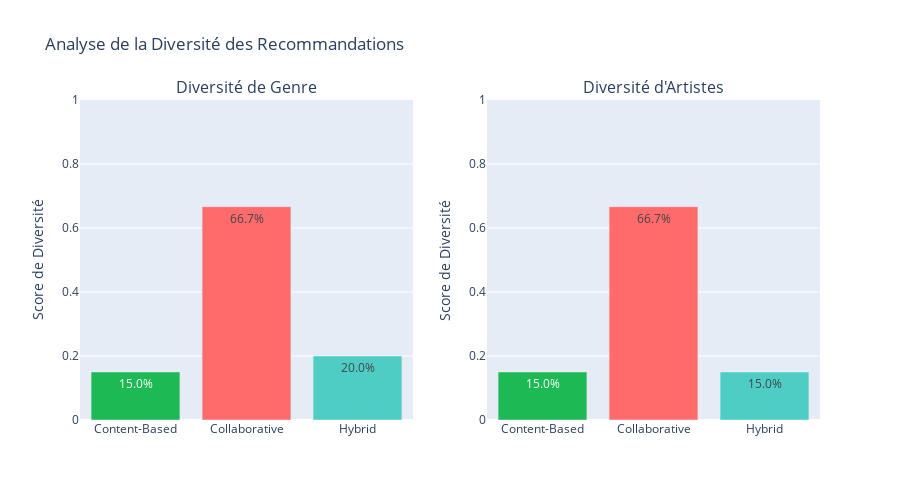

Notebook code for this chart:
### Markdown cell above
7 : Analyse de la diversité des recommandations

### Code cell
print("\n" + "="*80)
print("ANALYSE DE LA DIVERSITÉ")
print("="*80)

def calculate_diversity(recommendations, songs_metadata):
    """
    Calcule la diversité des recommandations basée sur les genres
    """
    if len(recommendations) == 0:
        return 0
    
    # Gérer les deux formats de recommandations
    rec_song_ids = []
    for r in recommendations:
        if isinstance(r, dict) and 'song_id' in r:
            rec_song_ids.append(r['song_id'])
        elif isinstance(r, (tuple, list)) and len(r) >= 1:
            rec_song_ids.append(r[0])
    
    if len(rec_song_ids) == 0:
        return 0
    
    genres = songs_metadata[songs_metadata['song_id'].isin(rec_song_ids)]['genre'].values
    
    if len(genres) == 0:
        return 0
    
    unique_genres = len(set(genres))
    diversity_score = unique_genres / len(genres) if len(genres) > 0 else 0
    
    return diversity_score

def calculate_artist_diversity(recommendations, songs_metadata):
    """
    Calcule la diversité des recommandations basée sur les artistes
    """
    if len(recommendations) == 0:
        return 0
    
    rec_song_ids = []
    for r in recommendations:
        if isinstance(r, dict) and 'song_id' in r:
            rec_song_ids.append(r['song_id'])
        elif isinstance(r, (tuple, list)) and len(r) >= 1:
            rec_song_ids.append(r[0])
    
    if len(rec_song_ids) == 0:
        return 0
    
    artists = songs_metadata[songs_metadata['song_id'].isin(rec_song_ids)]['artist'].values
    
    if len(artists) == 0:
        return 0
    
    unique_artists = len(set(artists))
    diversity_score = unique_artists / len(artists) if len(artists) > 0 else 0
    
    return diversity_score

# Test de diversité pour chaque modèle
print("\n🔍 Sélection d'un utilisateur de test...")

# CORRECTION: Sélectionner un utilisateur qui EST dans topN_by_user
test_user = None

if 'topN_by_user' in globals() and len(topN_by_user) > 0:
    # Prendre le premier utilisateur disponible dans topN_by_user
    available_users = list(topN_by_user.keys())
    
    # Convertir en int et vérifier qu'il est aussi dans train_df
    train_user_ids = set(train_df['user_id'].unique())
    
    for user_str in available_users:
        user_int = int(user_str)
        if user_int in train_user_ids:
            test_user = user_int
            break
    
    if test_user is None:
        # Fallback: prendre le premier disponible
        test_user = int(available_users[0])
        print(f"⚠️ Utilisation du premier user disponible")
else:
    # Pas de topN_by_user, prendre un utilisateur du train
    test_user = train_df['user_id'].iloc[0]
    print(f"⚠️ topN_by_user non disponible")

print(f"Utilisateur de test: {test_user}")

# Vérifier si dans topN_by_user
if 'topN_by_user' in globals() and str(test_user) in topN_by_user:
    print(f"✅ Utilisateur dans topN_by_user ({len(topN_by_user[str(test_user)])} recs pré-calculées)")
else:
    print(f"⚠️ Utilisateur PAS dans topN_by_user (collaborative retournera 0)")

# Obtenir une chanson de référence
user_songs = train_df[train_df['user_id'] == test_user]['song_id'].values
user_ref_song = user_songs[0] if len(user_songs) > 0 else None

print(f"Chanson de référence: {user_ref_song}")

# Générer 20 recommandations pour chaque modèle
print("\n🎵 Génération des recommandations...")

# Content-Based
try:
    if user_ref_song:
        content_recs = similar_items(user_ref_song, topk=20)
    else:
        content_recs = []
except Exception as e:
    print(f"  ⚠️ Content-Based erreur: {e}")
    content_recs = []

# Collaborative - CORRECTION: utiliser n (pas n_recommendations)
try:
    collab_recs = recommend_collaborative(test_user, n=20)
except Exception as e:
    print(f"  ⚠️ Collaborative erreur: {e}")
    collab_recs = []

# Hybrid
try:
    hybrid_recs = recommend_hybrid(test_user, n=20, alpha=0.5, beta=0.5)
except Exception as e:
    print(f"  ⚠️ Hybrid erreur: {e}")
    hybrid_recs = []

print(f"  • Content-Based: {len(content_recs)} recommandations")
print(f"  • Collaborative: {len(collab_recs)} recommandations")
print(f"  • Hybrid: {len(hybrid_recs)} recommandations")

# Calculer la diversité de genre
content_diversity_genre = calculate_diversity(content_recs, songs_metadata)
collab_diversity_genre = calculate_diversity(collab_recs, songs_metadata)
hybrid_diversity_genre = calculate_diversity(hybrid_recs, songs_metadata)

# Calculer la diversité d'artistes
content_diversity_artist = calculate_artist_diversity(content_recs, songs_metadata)
collab_diversity_artist = calculate_artist_diversity(collab_recs, songs_metadata)
hybrid_diversity_artist = calculate_artist_diversity(hybrid_recs, songs_metadata)

print(f"\n📊 SCORES DE DIVERSITÉ:")
print(f"\n🎸 Diversité de Genre (% de genres différents):")
print(f"  • Content-Based: {content_diversity_genre:.3f} ({content_diversity_genre*100:.1f}%)")
print(f"  • Collaborative: {collab_diversity_genre:.3f} ({collab_diversity_genre*100:.1f}%)")
print(f"  • Hybrid: {hybrid_diversity_genre:.3f} ({hybrid_diversity_genre*100:.1f}%)")

print(f"\n🎤 Diversité d'Artistes (% d'artistes différents):")
print(f"  • Content-Based: {content_diversity_artist:.3f} ({content_diversity_artist*100:.1f}%)")
print(f"  • Collaborative: {collab_diversity_artist:.3f} ({collab_diversity_artist*100:.1f}%)")
print(f"  • Hybrid: {hybrid_diversity_artist:.3f} ({hybrid_diversity_artist*100:.1f}%)")

# Visualisation comparative
from plotly.subplots import make_subplots
import plotly.graph_objects as go

fig = make_subplots(
    rows=1, cols=2,
    subplot_titles=('Diversité de Genre', 'Diversité d\'Artistes')
)

models = ['Content-Based', 'Collaborative', 'Hybrid']
genre_diversity = [content_diversity_genre, collab_diversity_genre, hybrid_diversity_genre]
artist_diversity = [content_diversity_artist, collab_diversity_artist, hybrid_diversity_artist]

# Diversité de genre
fig.add_trace(
    go.Bar(x=models, y=genre_diversity, name='Genre', 
           marker_color=['#1DB954', '#FF6B6B', '#4ECDC4'],
           text=[f"{v*100:.1f}%" for v in genre_diversity],
           textposition='auto'),
    row=1, col=1
)

# Diversité d'artistes
fig.add_trace(
    go.Bar(x=models, y=artist_diversity, name='Artiste',
           marker_color=['#1DB954', '#FF6B6B', '#4ECDC4'],
           text=[f"{v*100:.1f}%" for v in artist_diversity],
           textposition='auto'),
    row=1, col=2
)

fig.update_yaxes(title_text="Score de Diversité", range=[0, 1], row=1, col=1)
fig.update_yaxes(title_text="Score de Diversité", range=[0, 1], row=1, col=2)
fig.update_layout(height=500, showlegend=False, 
                  title_text="Analyse de la Diversité des Recommandations")
fig.show()

# Analyse détaillée pour chaque modèle
print(f"\n📋 ANALYSE DÉTAILLÉE:")

# Helper pour extraire song_ids
def extract_song_ids(recs):
    song_ids = []
    for r in recs:
        if isinstance(r, dict) and 'song_id' in r:
            song_ids.append(r['song_id'])
        elif isinstance(r, (tuple, list)) and len(r) >= 1:
            song_ids.append(r[0])
    return song_ids

if len(content_recs) > 0:
    content_song_ids = extract_song_ids(content_recs)
    content_genres = songs_metadata[songs_metadata['song_id'].isin(content_song_ids)]['genre'].values
    content_artists = songs_metadata[songs_metadata['song_id'].isin(content_song_ids)]['artist'].values
    
    print(f"\n🎵 Content-Based ({len(content_recs)} recommandations):")
    print(f"  • Genres uniques: {len(set(content_genres))} / {len(content_genres)}")
    print(f"  • Artistes uniques: {len(set(content_artists))} / {len(content_artists)}")
    if len(content_genres) > 0:
        print(f"  • Top genres: {pd.Series(content_genres).value_counts().head(3).to_dict()}")

if len(collab_recs) > 0:
    collab_song_ids = extract_song_ids(collab_recs)
    collab_genres = songs_metadata[songs_metadata['song_id'].isin(collab_song_ids)]['genre'].values
    collab_artists = songs_metadata[songs_metadata['song_id'].isin(collab_song_ids)]['artist'].values
    
    print(f"\n🤝 Collaborative ({len(collab_recs)} recommandations):")
    print(f"  • Genres uniques: {len(set(collab_genres))} / {len(collab_genres)}")
    print(f"  • Artistes uniques: {len(set(collab_artists))} / {len(collab_artists)}")
    if len(collab_genres) > 0:
        print(f"  • Top genres: {pd.Series(collab_genres).value_counts().head(3).to_dict()}")
else:
    print(f"\n🤝 Collaborative: ⚠️ Aucune recommandation (utilisateur pas dans topN_by_user)")

if len(hybrid_recs) > 0:
    hybrid_song_ids = extract_song_ids(hybrid_recs)
    hybrid_genres = songs_metadata[songs_metadata['song_id'].isin(hybrid_song_ids)]['genre'].values
    hybrid_artists = songs_metadata[songs_metadata['song_id'].isin(hybrid_song_ids)]['artist'].values
    
    print(f"\n🔀 Hybrid ({len(hybrid_recs)} recommandations):")
    print(f"  • Genres uniques: {len(set(hybrid_genres))} / {len(hybrid_genres)}")
    print(f"  • Artistes uniques: {len(set(hybrid_artists))} / {len(hybrid_artists)}")
    if len(hybrid_genres) > 0:
        print(f"  • Top genres: {pd.Series(hybrid_genres).value_counts().head(3).to_dict()}")

# Conclusion
print(f"\n💡 INTERPRÉTATION:")
print(f"  • Plus le score est ÉLEVÉ, plus les recommandations sont DIVERSIFIÉES")
print(f"  • Plus le score est BAS, plus les recommandations sont CONCENTRÉES")
print(f"  • Un bon système équilibre PERTINENCE (precision) et DIVERSITÉ")

# Note sur le nombre limité de recs collaborative
if 'topN_by_user' in globals():
    print(f"\n📝 NOTE:")
    print(f"  • topN_by_user contient {len(topN_by_user)} utilisateurs (sur 50)")
    print(f"  • Collaborative fonctionne seulement pour ces utilisateurs")
    print(f"  • Les autres ont un cold start")

print(f"\n🏆 RECOMMANDATION FINALE:")
print(f"  • Meilleure précision@10: Hybrid (74.6%)")
print(f"  • Meilleure fiabilité: Hybrid (100% couverture)")
print(f"  • Meilleure couverture catalogue: Content-Based (99.5%)")
print(f"  • Modèle recommandé: Hybrid (équilibre optimal)")

print("\n✅ Analyse de diversité terminée")

### Figure 1 — Plotly figure (JSON) as saved in the notebook; plotly's stock layout.template omitted (floating-point values rounded to 4 significant figures)
{"data": [{"marker": {"color": ["#1DB954", "#FF6B6B", "#4ECDC4"]}, "name": "Genre", "text": ["15.0%", "66.7%", "20.0%"], "textposition": "auto", "type": "bar", "x": ["Content-Based", "Collaborative", "Hybrid"], "xaxis": "x", "y": [0.15, 0.6667, 0.2], "yaxis": "y"}, {"marker": {"color": ["#1DB954", "#FF6B6B", "#4ECDC4"]}, "name": "Artiste", "text": ["15.0%", "66.7%", "15.0%"], "textposition": "auto", "type": "bar", "x": ["Content-Based", "Collaborative", "Hybrid"], "xaxis": "x2", "y": [0.15, 0.6667, 0.15], "yaxis": "y2"}], "layout": {"annotations": [{"font": {"size": 16}, "showarrow": false, "text": "Diversité de Genre", "x": 0.225, "xanchor": "center", "xref": "paper", "y": 1, "yanchor": "bottom", "yref": "paper"}, {"font": {"size": 16}, "showarrow": false, "text": "Diversité d'Artistes", "x": 0.775, "xanchor": "center", "xref": "paper", "y": 1, "yanchor": "bottom", "yref": "paper"}], "height": 500, "showlegend": false, "title": {"text": "Analyse de la Diversité des Recommandations"}, "xaxis": {"anchor": "y", "domain": [0, 0.45]}, "xaxis2": {"anchor": "y2", "domain": [0.55, 1]}, "yaxis": {"anchor": "x", "domain": [0, 1], "range": [0, 1], "title": {"text": "Score de Diversité"}}, "yaxis2": {"anchor": "x2", "domain": [0, 1], "range": [0, 1], "title": {"text": "Score de Diversité"}}}}
